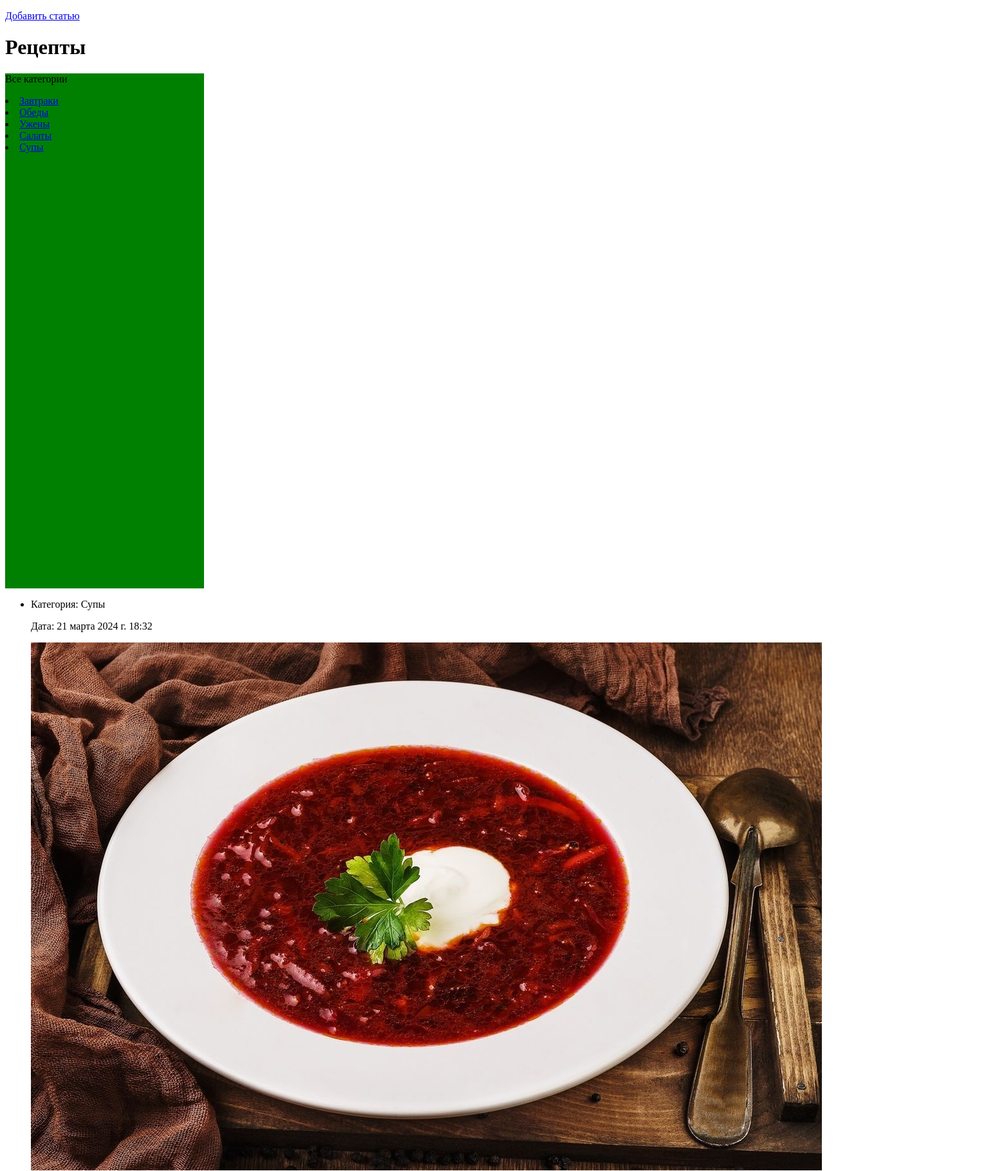
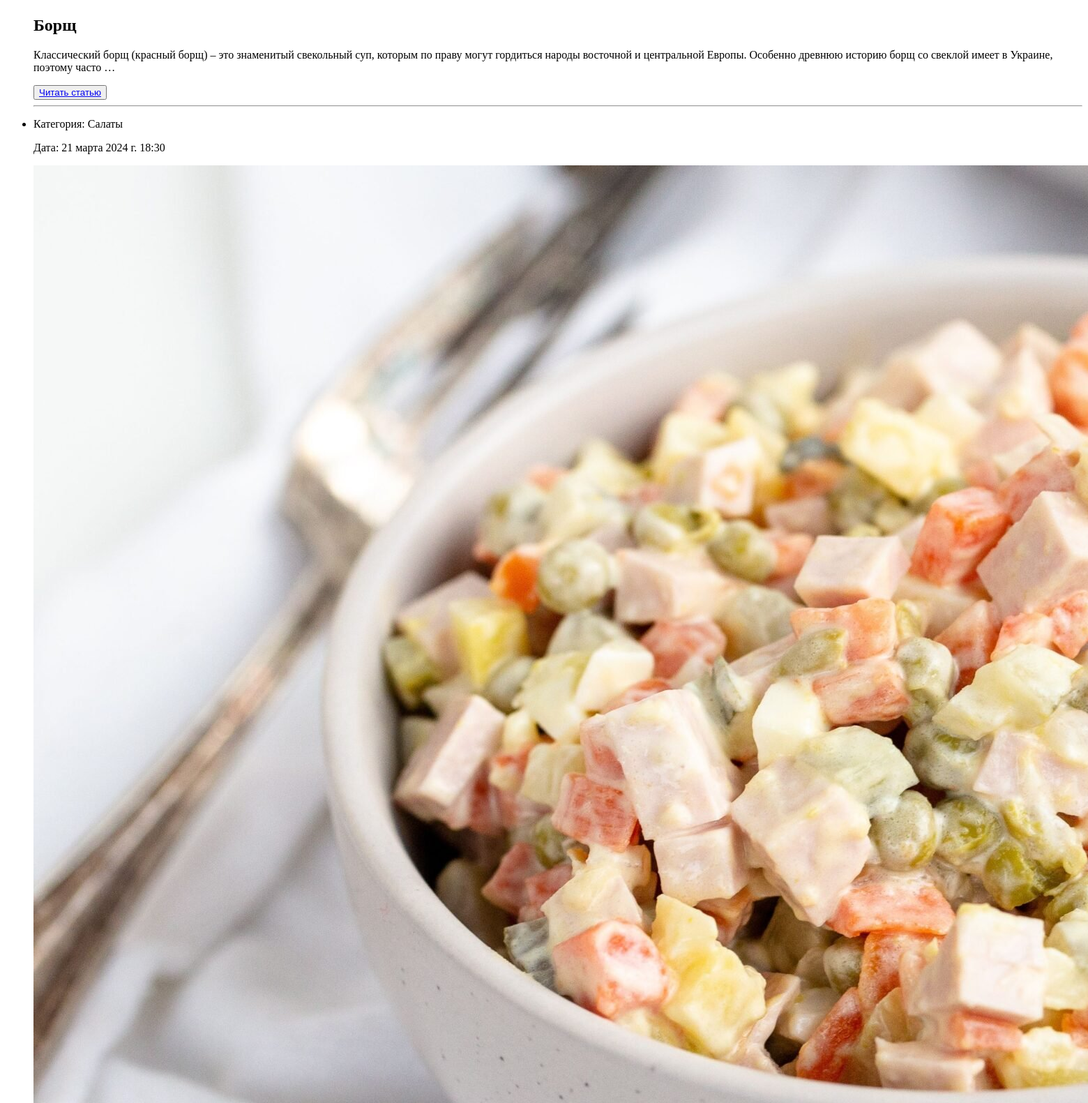
Page /recipes (upper part) on the committed database (2 pictures, top to bottom).
### main/models.py (models this page shows, shortened)
class Categories(models.Model):
    name = models.CharField(max_length=20, db_index=True)
    slug = models.SlugField(max_length=255, unique=True, db_index=True)
    def __str__(self):
        return self.name
    def get_absolute_url(self):
        return reverse('category', kwargs={'category_slug': self.slug})
    class Meta:
        verbose_name = 'Категории рецептов'
        verbose_name_plural = 'Категории рецептов'

class Recipe(models.Model):
    title = models.CharField(max_length=150)
    slug = models.SlugField(max_length=255, unique=True, db_index=True)
    content = models.TextField()
    photo = models.ImageField(upload_to='photos/')
    time_create = models.DateTimeField(auto_now_add=True)
    is_published = models.BooleanField(default=True)
    category = models.ForeignKey('Categories', on_delete=models.PROTECT)
    def get_absolute_url(self):
        return reverse('recipe', kwargs={'recipe_slug': self.slug})
    class Meta:
        verbose_name = 'Рецепты'
        verbose_name_plural = 'Рецепты'
        ordering = ['-time_create', 'title']

### main/views.py (the view)
# urls.py: path('recipes', views.recipes, name='recipes'),
def recipes(request):
    recipes = Recipe.objects.all()
    context = {
        'recipes': recipes,
        'title': 'Рецепты',
        'category_selected': 0,
    }
    return render(request, 'main/recipes.html', context=context)

### main/templatetags/main_tags.py (called while the page is built)
@register.inclusion_tag('main/recipe_category_tag.html')
def show_categories(sort=None, category_selected=0):
    if not sort:
        category = Categories.objects.all()
    else:
        category = Categories.objects.sort(sort)
    return {'category':category, 'category_selected': category_selected}

### main/templates/main/recipes.html (shortened to what this page needs)
{% load static %}
{% load main_tags %}
<!DOCTYPE html>
<html lang="en">
<head>
    <link rel="stylesheet" type="text/css" href="{% static 'main/css/recipe.css' %}" />
</head>
<p><a href="{% url 'add_recipe' %}">Добавить статью</a></p>
{% block content %}
<h1 class="main_title">{{title}}</h1>
<body>
    <div class="left_bord">
        {% if category_selected == 0 %}
            <p calss="selected">Все категории</p>
        {% else %}
            <li><a href="{% url 'recipes' %}">Все категории</a></li>
        {% endif %}
        {% show_categories %}
    </div>
    <div class="articles">
        <ul>
            {% for ri in recipes %}
            <li>
                <p>Категория: {{ ri.category }}</p>
                <p>Дата: {{ ri.time_create }}</p>
                {% if ri.photo %}
                    <p><img src="{{ri.photo.url}}" alt="photo"></p>
                {% endif %}
                <h2>{{ri.title}}</h2>
                <p>{{ri.content|truncatewords:30}}</p>
                <button><a href="{{ ri.get_absolute_url }}">Читать статью</a></button>
                <hr>
            </li>
            {% endfor %}
        </ul>
    </div>
</body>
{% endblock %}
</html>

### main/templates/main/recipe_category_tag.html
{% for c in category %}
    {% if c.pk == category_selected %}
        <p class="selected">{{c.name}}</p>
    {% else %}
        <li><a href="{{ c.get_absolute_url }}">{{c.name}}</a></li>
    {%endif%}
{% endfor %}

### main/static/main/css/recipe.css (style rules this page uses)
h1.main_title { align-items:center; }
.left_bord { top: 40%; height: 100vh; width: 20%; align: left; background-color: #008000; border: 5; }
.articles { height: 100vh; align: right; }

### rows in the picture
Categories: name "Завтраки"
Categories: name "Обеды"
Categories: name "Ужены"
Categories: name "Салаты"
Categories: name "Супы"
Recipe: category "Супы", time_create "21 марта 2024 г. 18:32", photo (picture), title "Борщ", content "Классический борщ (красный борщ) – это знаменитый свекольный суп, которым по праву могут гордиться народы восточной и центральной Европы. Особенно древнюю историю борщ со свеклой имеет в Украине, поэтому часто …"
Recipe: category "Салаты", time_create "21 марта 2024 г. 18:30", photo (picture)

### other values in the picture
{{ title }} "Рецепты"
